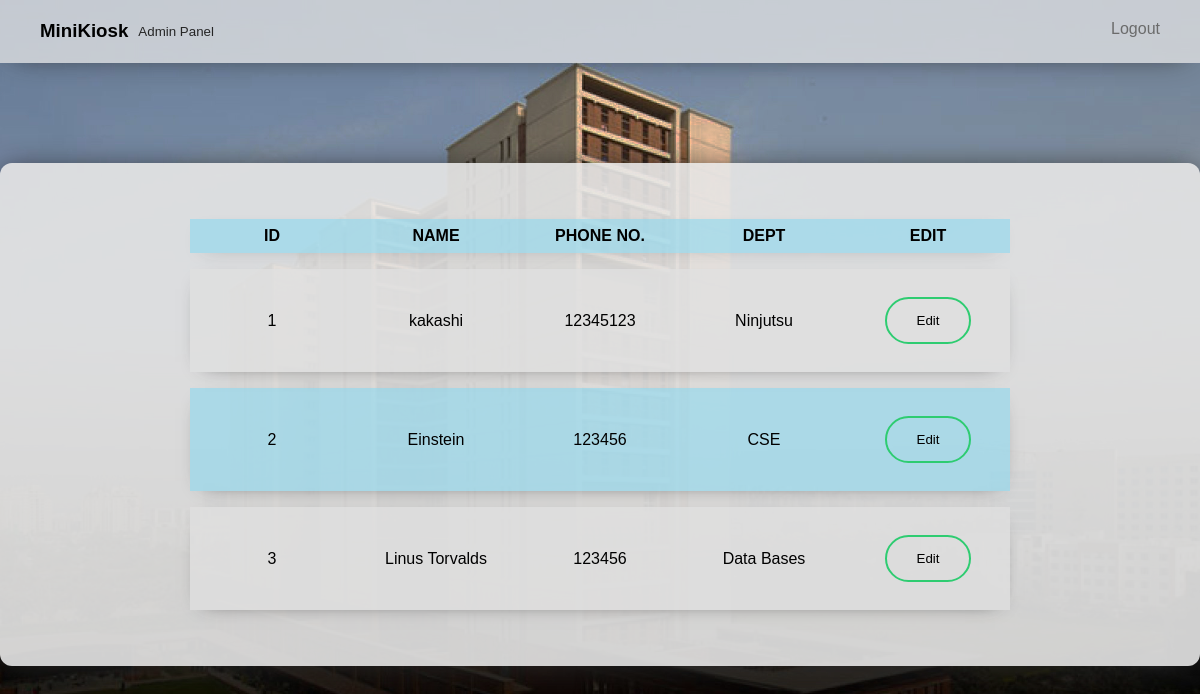
The app's page /admin/list_teachers.php (signed in) with its own data.
### tables this page shows
CREATE TABLE `faculty` (
  `id` int(11) NOT NULL,
  `name` varchar(255) DEFAULT NULL,
  `phno` int(11) DEFAULT NULL,
  `password` varchar(255) DEFAULT NULL,
  `dept` varchar(255) DEFAULT NULL
);

### admin/list_teachers.php (the view, shortened to what this page needs)
<?php
include "../partials/sql_connect.php";
?>
<!DOCTYPE html>
<html lang="en">
<head>
    <link rel="stylesheet" href="static/admin.css">
</head>
<body style='background-image: url("assets/jaypee.jpg"); background-size: 100%; background-attachment: fixed;'>
<div id="navbar">
        <div id="title">
            <h3>MiniKiosk</h3><small> <a href="index.php"> Admin Panel </a></small>
        </div>
        <div id="nav-items">
            <div class="nav-item"><a href="/dsw_proj/auth/logout.php">Logout</a></div>
        </div>
    </div>
<div id="table-wrapper">
    <table>
        <tr>
            <th>
                ID
            </th>
            <th>
                NAME
            </th>
            <th>
                PHONE NO.
            </th>
            <th>
                DEPT
            </th>
            <th>
                EDIT
            </th>
        </tr>
        <?php
        $sql = "select id,name,phno,dept from faculty";
        $teachers = mysqli_query($conn, $sql);
        foreach ($teachers as $teacher) {
            echo '<tr>';
            foreach ($teacher as $key => $val) {
                echo "<td>$val</td>";
            }
            $id = $teacher["id"];
            echo "<td><form action='update_teacher.php'>
                <input type='number' name='id' id='id' hidden value='$id'>
                <input type='submit' value='Edit'>
                </form></td>";
            echo '</tr>';
        }
        ?>
    </table>
</body>
</html>

### admin/static/admin.css (style rules this page uses)
* { margin: 0; padding: 0; font-family: sans-serif; }
#navbar { background-color: #e6e6e6be; padding: 20px; display: flex; justify-content: space-between; box-shadow: 0px 5px 30px -15px rgb(37, 37, 37); }
#title { display: flex; padding: 0 20px; }
#title small { margin: 4px 10px; }
#nav-items { display: flex; }
.nav-item { margin: 0 20px; transition: transform 0.05s ease-out; }
.nav-item a { color: #6b6b6b; text-decoration: none; }
input[type="submit"] { cursor: pointer; background: none; margin: 20px 0; padding: 14px 30px; border-radius: 24px; border: 2px solid #2ecc71; transition: 0.25s; }
#table-wrapper { text-align: center; padding: 40px; margin-top: 100px; margin-left: auto; margin-right: auto; margin-bottom: 100px; background: #e6e6e6e7; min-height: 220px; max-width: 1200px; box-shadow: 0px 5px 30px -3px rgb(37, 37, 37); border-radius: 12px; display: flex; flex-direction: column; justify-content: center; align-items: center; }
table { border-collapse: separate; border-spacing: 0 1rem; }
th, td, tr { min-width: 150px; padding: 8px 7px; text-align: center; }
tr { box-shadow: 0px 5px 20px -15px rgb(37, 37, 37); }
tr:nth-child(odd) { background-color: rgba(144, 216, 238, 0.637); }
tr:nth-child(even) { background-color: rgba(223, 223, 223, 0.808); }
td { margin: 10px; }
a { text-decoration: none; color:rgb(37, 37, 37) }

### records on screen
faculty: id "1", name "kakashi", phno "12345123", dept "Ninjutsu"
faculty: id "2", name "Einstein", phno "123456", dept "CSE"
faculty: id "3", name "Linus Torvalds", phno "123456", dept "Data Bases"
